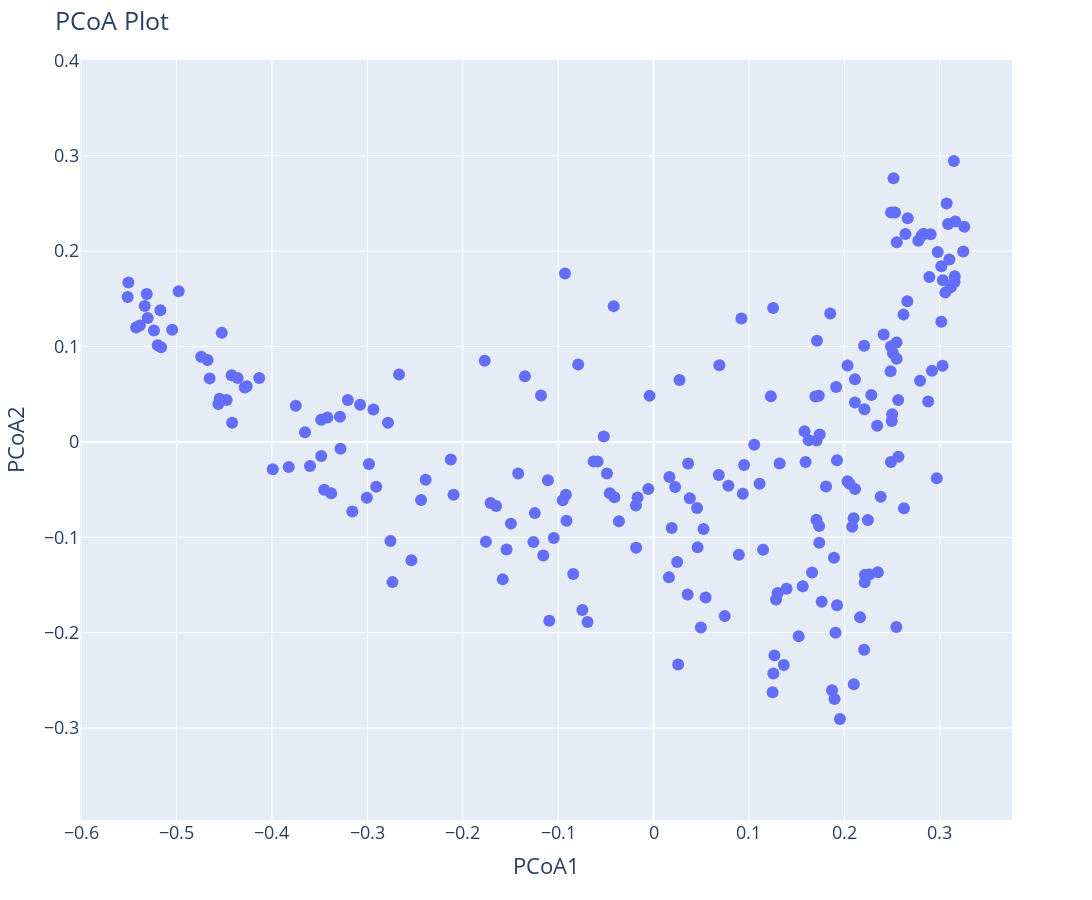

The notebook cell saved with this chart:
### Code cell
gene_pipe.plot_pcoa_plotly(gene_pipe.coords, gene_pipe.selected_genes)

### Figure 1 — Plotly figure (JSON) as saved in the notebook; plotly's stock layout.template omitted (floating-point values rounded to 4 significant figures; data arrays with more than 128 entries replaced by an {"elided": "..."} marker saying what was removed)
{"data": [{"hovertemplate": "<b>%{hovertext}</b><br><br>PCoA1=%{x}<br>PCoA2=%{y}<extra></extra>", "hovertext": {"elided": "219 str values"}, "legendgroup": "", "marker": {"color": "#636efa", "size": 12, "symbol": "circle"}, "mode": "markers", "name": "", "orientation": "v", "showlegend": false, "type": "scatter", "x": {"elided": "219 float values"}, "xaxis": "x", "y": {"elided": "219 float values"}, "yaxis": "y"}], "layout": {"font": {"size": 18}, "height": 900, "legend": {"tracegroupgap": 0}, "margin": {"t": 60}, "title": {"text": "PCoA Plot"}, "width": 1200, "xaxis": {"anchor": "y", "domain": [0, 1], "range": [-0.6012, 0.3758], "title": {"text": "PCoA1"}}, "yaxis": {"anchor": "x", "domain": [0, 1], "range": [-0.3404, 0.3444], "scaleanchor": "x", "scaleratio": 1, "title": {"text": "PCoA2"}}}}
